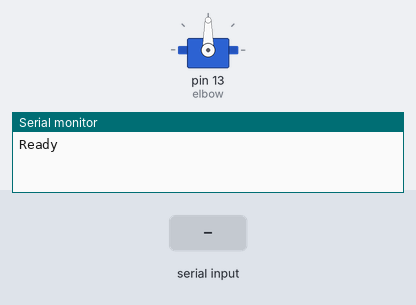
The sketch below on a simulated Arduino Uno, built with avr-gcc and run on an emulated ATmega328P. On the bench: servo, the last lines printed to the serial monitor. Inputs (shaded band) come from the test bench.

Above: at 1.2 s.
1.3 s: "30,150\n" received over Serial
At 1.8 s:
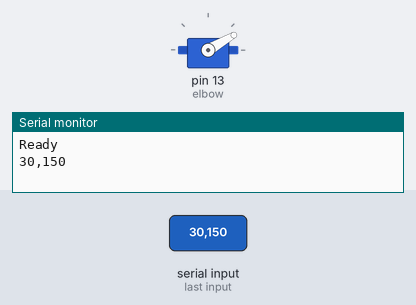
2.8 s: "5\n" received over Serial
At 4.0 s:
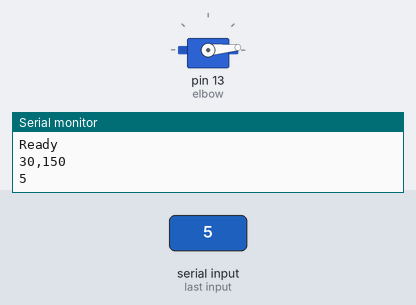
4.3 s: "200\n" received over Serial
At 5.2 s:
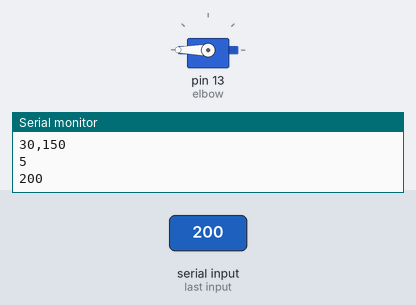
5.8 s: "90,45\n" received over Serial
At 6.4 s:
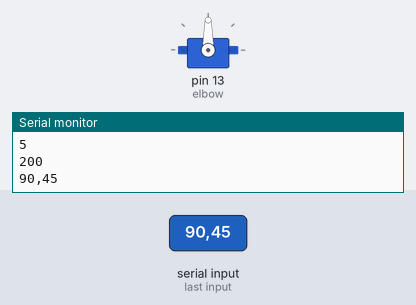
Timing chart, 0 to 8.3 s (numbered marks = the images above; inputs shaded):
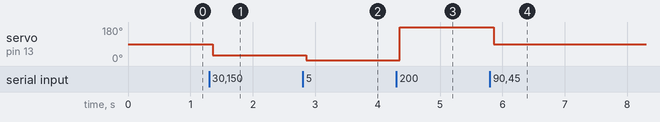

The sketch:

robot.ino
```cpp
#include <Servo.h>

Servo elbow;
void setup()
{
  Serial.begin(9600);
  Serial.println("Ready");
  Serial.setTimeout(50);
  elbow.attach(13);
}

void loop()
{
  if (Serial.available())
  {
    String str = Serial.readString(); // read the incoming data
    Serial.println(str);

    int pos = str.toInt();
    elbow.write(pos);
    delay(15); // delay for 1/10 of a second
  }
}
```

Measured:
- after the input at 1.3 s, servo on pin 13 (elbow): 90° → 30° after 0.06 s
- after the input at 2.8 s, servo on pin 13 (elbow): 30° → 5° after 0.05 s
- after the input at 4.3 s, servo on pin 13 (elbow): 5° → 180° after 0.05 s
- after the input at 5.8 s, servo on pin 13 (elbow): 180° → 90° after 0.06 s
